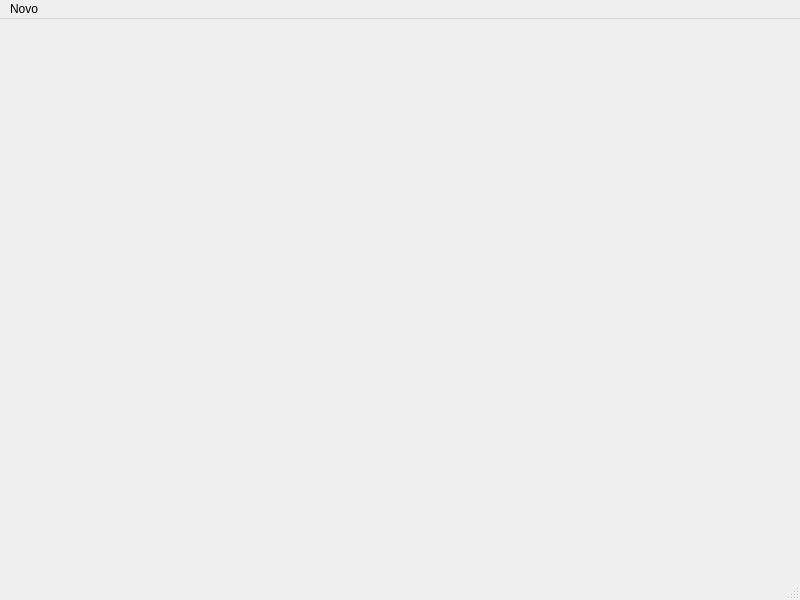
<?xml version="1.0" encoding="UTF-8"?>
<ui version="4.0">
 <class>querymoto</class>
 <widget class="QMainWindow" name="querymoto">
  <property name="geometry">
   <rect>
    <x>0</x>
    <y>0</y>
    <width>800</width>
    <height>600</height>
   </rect>
  </property>
  <property name="windowTitle">
   <string>MainWindow</string>
  </property>
  <widget class="QWidget" name="centralwidget"/>
  <widget class="QMenuBar" name="menubar">
   <property name="geometry">
    <rect>
     <x>0</x>
     <y>0</y>
     <width>800</width>
     <height>22</height>
    </rect>
   </property>
   <widget class="QMenu" name="menuNovo">
    <property name="title">
     <string>Novo</string>
    </property>
    <addaction name="actionInserir_moto"/>
    <addaction name="actionConsultar_moto"/>
   </widget>
   <addaction name="menuNovo"/>
  </widget>
  <widget class="QStatusBar" name="statusbar"/>
  <action name="actionInserir_moto">
   <property name="text">
    <string>Inserir moto</string>
   </property>
  </action>
  <action name="actionConsultar_moto">
   <property name="text">
    <string>Consultar moto</string>
   </property>
  </action>
 </widget>
 <resources/>
 <connections/>
</ui>
